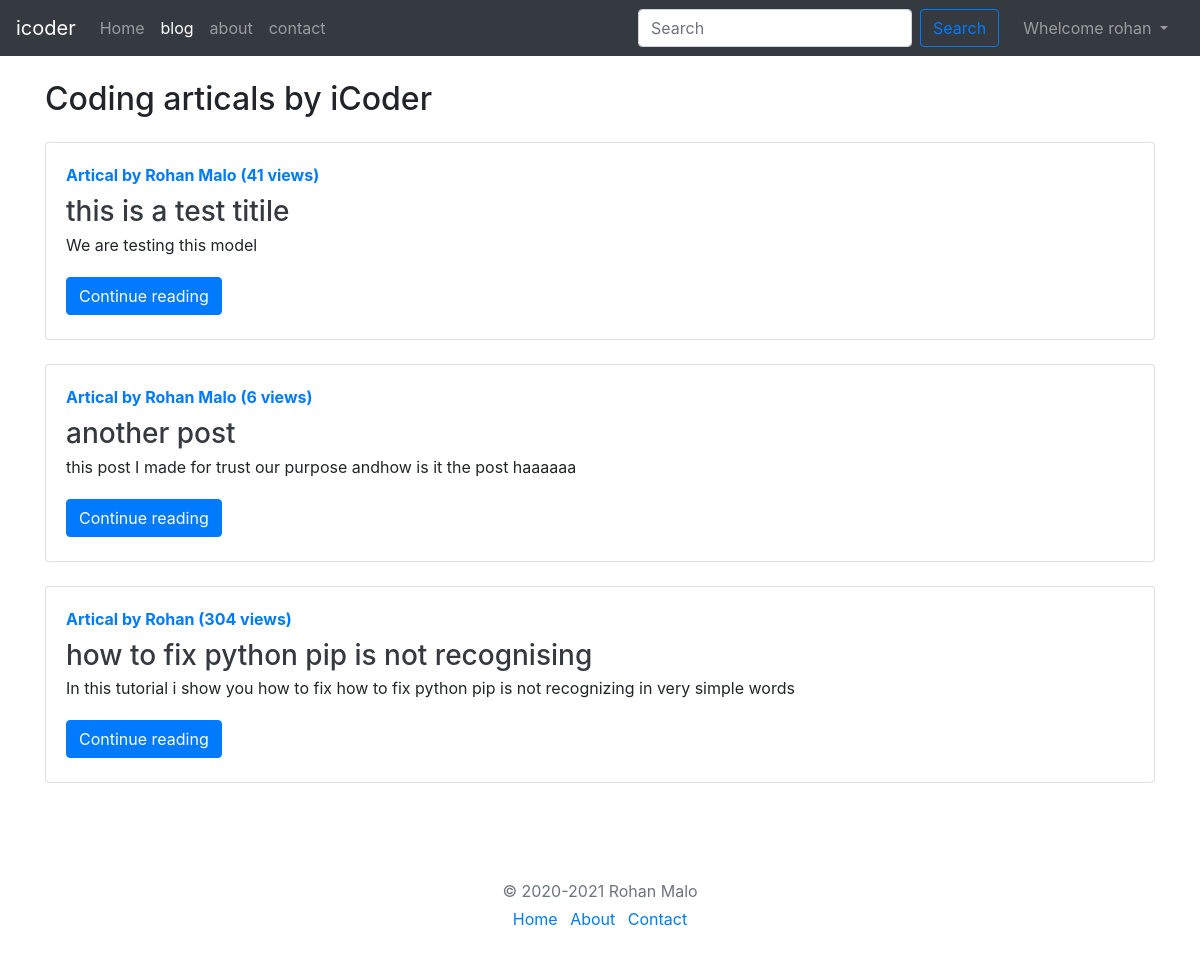
Page /blog/ (signed in) on the committed database.
### blog/models.py (models this page shows, shortened)
class Post(models.Model):
    sno = models.AutoField(primary_key=True)
    title = models.CharField(max_length=225)
    contect = models.TextField()
    auther = models.CharField(max_length=100)
    slug = models.CharField(max_length=150)
    views = models.IntegerField(default=0)
    timeStamp = models.DateTimeField(blank=True)

### blog/views.py (the view)
# urls.py: path('', views.blogHome, name='blogHome'),
def blogHome(request):
    allPost = Post.objects.all()
    context = {"allPost":allPost}
    return render(request, 'blog/blogHome.html', context)

### templates/blog/blogHome.html (shortened to what this page needs)
{% extends 'base.html' %}
{% block blog %}active{% endblock blog %}
{% block body %}
<div class="container my-4">
  <h2>Coding articals by iCoder</h2>
  {% for post in allPost %}
    <div class="card flex-md-row my-4 box-shadow h-md-250">
      <div class="card-body d-flex flex-column align-items-start">
        <a href="/blog/{{post.slug}}"><strong class="d-inline-block mb-2 text-primary">Artical by {{post.auther}} ({{post.views}} views)</strong></a>
        <h3 class="mb-0">
          <a class="text-dark" href="/blog/{{post.slug}}">{{post.title}}</a>
        </h3>
        <p class="card-text mb-auto"><div class="preview">{{post.contect|safe| truncatechars:500}}</div></p>
        <a href="/blog/{{post.slug}}" role="button" class="btn btn-primary my-1">Continue reading</a>
      </div>
    </div>
  {% endfor %}
</div>
{% endblock body %}

### templates/base.html (shortened to what this page needs)
<!doctype html>
<html lang="en">
<head>
    <link rel="stylesheet" href="https://maxcdn.bootstrapcdn.com/bootstrap/4.0.0/css/bootstrap.min.css"
>
</head>
<body>
    <nav class="navbar navbar-expand-lg navbar-dark bg-dark">
        <a class="navbar-brand" href="/">icoder</a>
        <div class="collapse navbar-collapse" id="navbarSupportedContent">
            <ul class="navbar-nav mr-auto">
                <li class="nav-item {% block home %}{% endblock home %}">
                    <a class="nav-link" href="/">Home <span class="sr-only">(current)</span></a>
                </li>
                <li class="nav-item {% block blog %}{% endblock blog %}">
                    <a class="nav-link" href="/blog">blog</a>
                </li>
                <li class="nav-item {% block about %}{% endblock about %}">
                    <a class="nav-link" href="/about">about</a>
                </li>
                <li class="nav-item {% block contact %}{% endblock contact %}">
                    <a class="nav-link" href="/contact">contact</a>
                </li>
            </ul>
            <form method="get" action="search" class="form-inline my-2 my-lg-0 mx-3">
                <input class="form-control mr-sm-2" type="search" placeholder="Search" name="query" id="query"
                    aria-label="Search">
                <button class="btn btn-outline-primary my-2 my-sm-0" type="submit">Search</button>
            </form>
    {% if user.is_authenticated %}
    <ul class="navbar-nav mr-2">
    <li class="nav-item dropdown">
        <a class="nav-link dropdown-toggle" href="#" id="navbarDropdown" role="button" data-toggle="dropdown" aria-haspopup="true" aria-expanded="false">
          Whelcome {{request.user}}
        </a>
      </li>
    </ul>
    {% else %}
    <button type="button" class="btn btn-primary" data-toggle="modal" data-target="#sinUpmodal">signup</button>
        </div>
    <button type="button" class="btn btn-primary mx-2" data-toggle="modal" data-target="#loginmodal">login</button>
        </div>
    {% endif %}
    </nav>
    {% block body %}{% endblock body %}
    <footer class="my-5 pt-5 text-muted text-center text-small">
        <p class="mb-1">© 2020-2021 Rohan Malo </p>
        <ul class="list-inline">
            <li class="list-inline-item"><a href="home">Home</a></li>
            <li class="list-inline-item"><a href="about">About</a></li>
            <li class="list-inline-item"><a href="contact">Contact</a></li>
        </ul>
    </footer>
</body>
</html>

### rows in the picture
Post: auther "Rohan Malo", views "41", title "this is a test titile", contect "We are testing this model"
Post: auther "Rohan Malo", views "6", title "another post", contect "this post I made for trust our purpose andhow is it the post haaaaaa"
Post: auther "Rohan", views "304", title "how to fix python pip is not recognising", contect "In this tutorial i show you how to fix how to fix python pip is not recognizing in very simple words"

### other values in the picture
{{ request.user }} "rohan"
